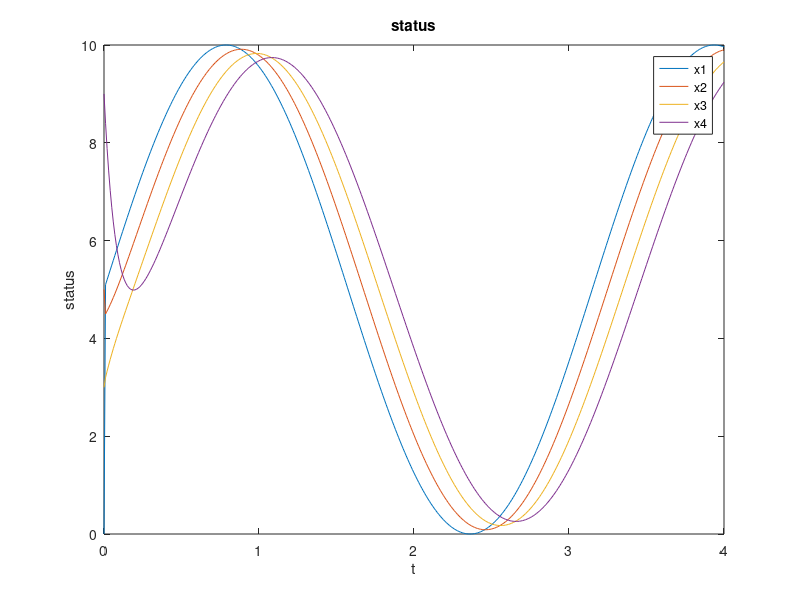
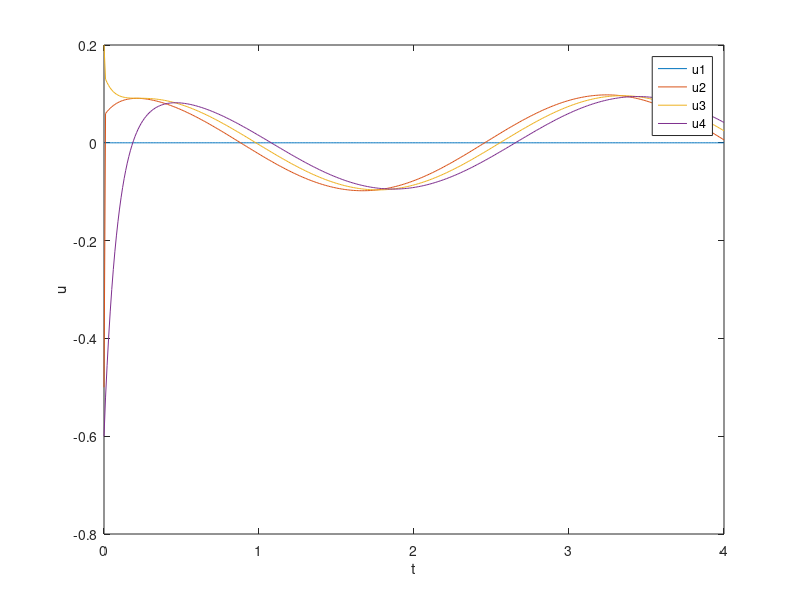

MATLAB code for these plots, in order:
%% 一阶模型离散编队算法
clear;
close all;
clc;

%% 初始化
% agents的数量
N=4;
% agents初始位置
x0=[0;
    5;
    3;
    9];
% agent之间的间距
H=[0;
   0; 
   0; 
   0];
% 间距矩阵
H_hat = H*ones(1,N)-(H*ones(1,N))'
% 步长
dt=0.01;
% 仿真时长
T=4;
t=0:dt:T;
len=length(t);
A=[0 0 0 0;
   1 0 0 0;
   0 1 0 0;
   0 0 1 0];
D=diag(sum(A,2));
L=D-A;
k=0.1;
L_hat = eye(length(x0))-k*L

%%
x=x0;
for i=1:len
    u(:,i)=k*(-L*x+A.*H_hat*ones(length(x0),1));
    X(:,i)=x;
    x=L_hat*x+k*A.*H_hat*ones(length(x0),1);
    % 由于在本代码的拓扑中，第一个节点被设置为leader
    % （有且仅有一个生成树，且其根部是第一节点），
    % 所以，其他节点都将跟随第一节点，若改变第一节点的位置，
    % 其他节点将表现为跟随
    x(1,1)=5+5*sin(2*(i/len*T));%正弦波
end

%%
figure(1);
plot(t,X)
title('status');
xlabel('t');
ylabel('status');
legend('x1','x2','x3','x4');
figure(2);
plot(t,u)
xlabel('t');
ylabel('u');
legend('u1','u2','u3','u4');

